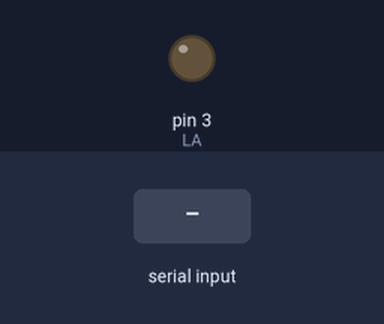
A sketch run on a simulated Arduino Uno, built with avr-gcc and run on an emulated ATmega328P. On the bench: output pins drawn as LEDs (lit = HIGH). Inputs (shaded band) come from the test bench.

Above: at 1.2 s.
1.3 s: "90,45\n" received over Serial
At 1.9 s:
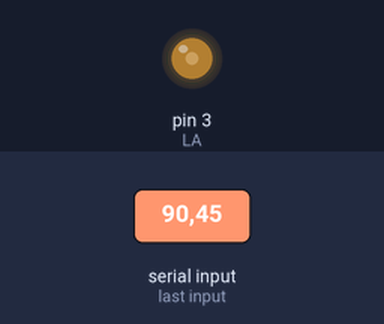
2.8 s: "30,150\n" received over Serial
At 3.2 s:
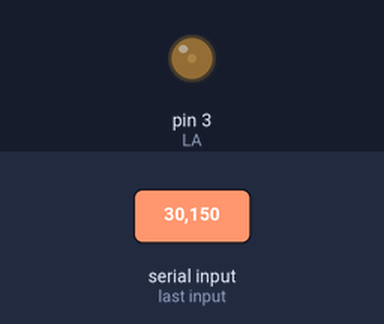
4.3 s: "200\n" received over Serial
At 5.4 s:
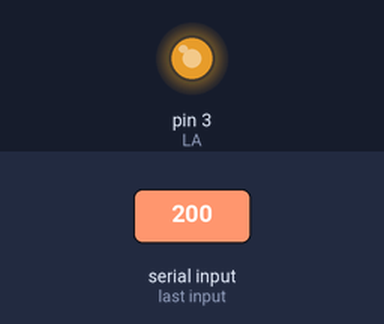
5.8 s: "90\n" received over Serial
At 6.5 s:
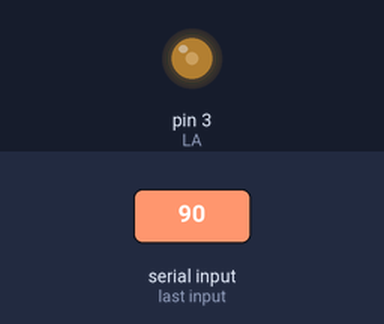
Timing chart, 0 to 8.3 s (numbered marks = the images above; inputs shaded):
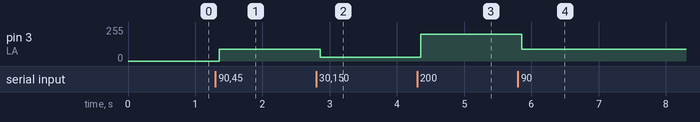

Measured:
- after the input at 1.3 s, pin 3 (LA): 0/255 → 90/255 after 0.06 s
- after the input at 2.8 s, pin 3 (LA): 90/255 → 30/255 after 0.06 s
- after the input at 4.3 s, pin 3 (LA): 30/255 → 200/255 after 0.05 s
- after the input at 5.8 s, pin 3 (LA): 200/255 → 90/255 after 0.05 s

The sketch:

ArmTest2.ino
```cpp
#define LA 3
void setup() {
  // put your setup code here, to run once:
  pinMode(LA, OUTPUT);
  Serial.begin(9600);
  Serial.setTimeout(50);
}

void loop() {
  // put your main code here, to run repeatedly:
  if (Serial.available() > 0){
    int target = Serial.readString().toInt();
    analogWrite(LA,target);
    delay(1000);
  }
}
```
